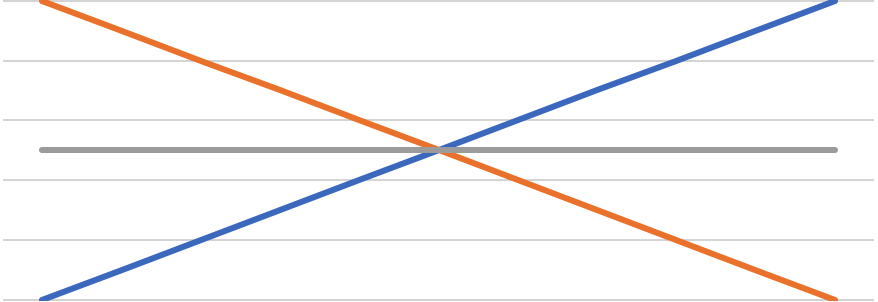
#> input picture image_processing/images/accuracy_test.png, 878 x 302 px
$ python -i preprocessing.py   (imports and definitions only)
#> lines starting #> are read from the running program, lines starting #| are printed output that depends on the picture
#> further down, picture is the input picture: shape (302, 878, 3); mean B, G, R 246.3, 246, 247.4
import cv2
import numpy as np
from scipy import ndimage

DEBUG = False


def thicken_image_lines(image):
    """
    Transform image into YUV Space and back. Reference: See page 120 of OpenCV: Computer Vision Projects with Python
    :param image:
    :return:
    """
    # dilate colour image

    image_with_thicker_lines = dilate_image(image)

    return image_with_thicker_lines


def dilate_image(image):
    dilated_channels = []

    for channel in cv2.split(image):
        dilated_channel = ndimage.grey_erosion(channel, size=(3, 3))
        dilated_channels.append(dilated_channel)
    dilated_channels = np.asarray(dilated_channels)
    dilated_image = cv2.merge((dilated_channels[0],
                               dilated_channels[1],
                               dilated_channels[2]))

    # return dilated_image
    return dilated_image


def preprocess_image(image):
    """ Preprocess image, returned in binary"""

    gray_image = grayscale_image(image)
    # any other preprocessing steps such as bluring would go here

    binary_image = binarize_image(gray_image)

    return binary_image


def grayscale_image(image):
    """
    Gray scale image helper
    """
    gray_image = cv2.cvtColor(image, cv2.COLOR_BGR2GRAY)
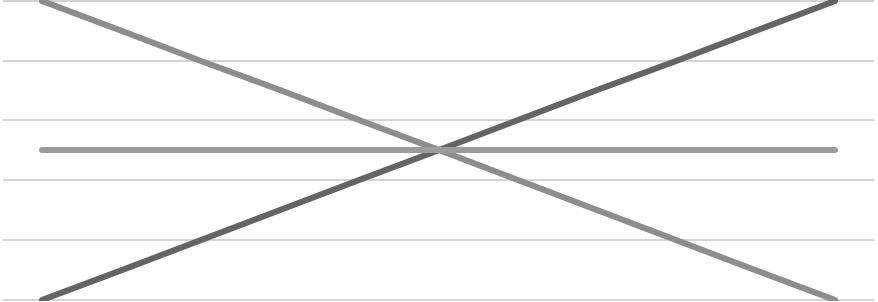
#> gray_image: shape (302, 878); min 100, max 255, mean 246.4
    gray_image = cv2.bitwise_not(gray_image)
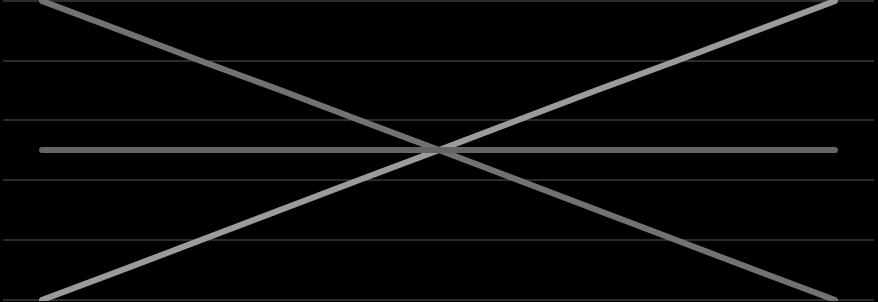
#> gray_image: shape (302, 878); min 0, max 155, mean 8.6

    if DEBUG:
        cv2.imwrite("tmp/tmp_grayscale.png", gray_image)

    return gray_image


def binarize_image(gray_image, threshold=255):
    """
    Binarize an image in preparation for Connected component analysis.

    :param gray_image: a gray image
    :param threshold: threshold value used to classify pixel values. lower
                      thresh leads to emptier image
    :return: binary image
    """
#> called with threshold = 255
    if type(gray_image) is str:
        gray_image = cv2.imread(gray_image)
        gray_image = cv2.cvtColor(gray_image, cv2.COLOR_BGR2GRAY)

    binary_image = cv2.threshold(gray_image, threshold, 255, cv2.THRESH_BINARY)[1]
#> binary_image: shape (302, 878); every value is 0

    if DEBUG:
        cv2.imwrite("tmp/tmp_binarize.png", gray_image)

    return binary_image


def remove_mask_border(mask):
    # remove the border of a mask as it will mess up the rest of pipeline

    # check mask is correct shape (2D)
    assert(len(mask.shape) == 2)

    cropped_mask = mask[1:len(mask)-1,1:len(mask[0]-1)]
    return cropped_mask


def blur_image(image):
    blur_factor = 9
    kernel_large = np.ones((blur_factor, blur_factor), np.float32) / blur_factor ** 2
    return cv2.filter2D(image, -1, kernel_large)


def crop_to_plot_area(image):
    # TODO: take plot area from REV JSON and remove anything else
    pass

>>> import cv2
>>> picture = cv2.imread('../images/accuracy_test.png')
>>> result = preprocess_image(picture)

$ run again, on image_processing/images/black_and_white_grid_lines.png
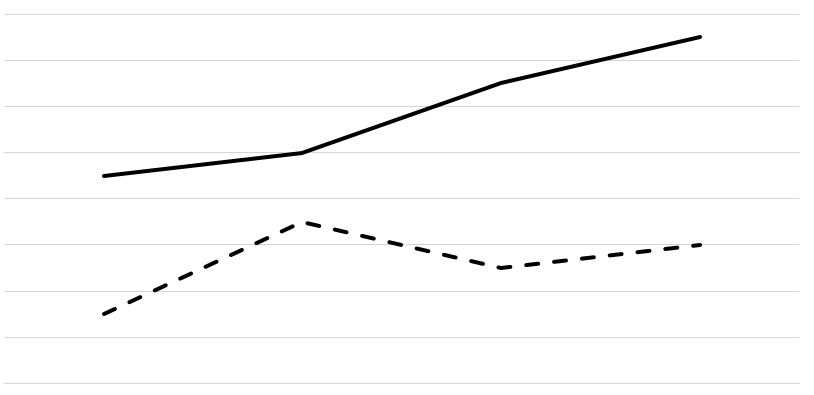
#> input picture image_processing/images/black_and_white_grid_lines.png, 814 x 395 px
#> picture is the input picture: shape (395, 814, 3); min 0, max 255, mean 251
#> in grayscale_image, `gray_image = cv2.bitwise_not(gray_image)`:
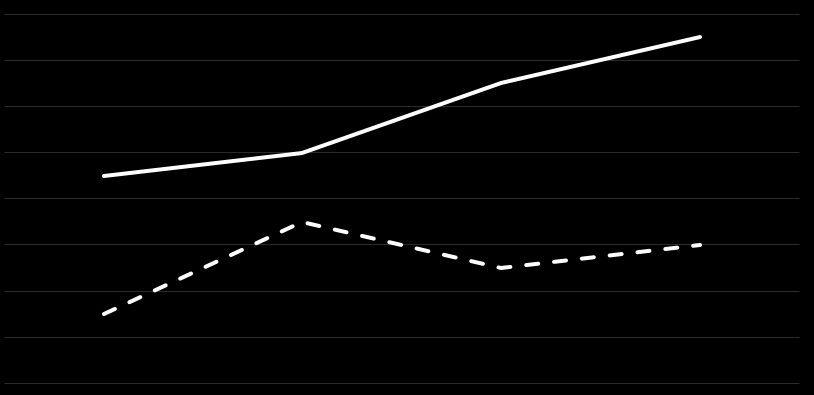
#> gray_image: shape (395, 814); min 0, max 255, mean 4
#> binary_image: shape (395, 814); every value is 0

$ run again, on image_processing/images/black_one.png
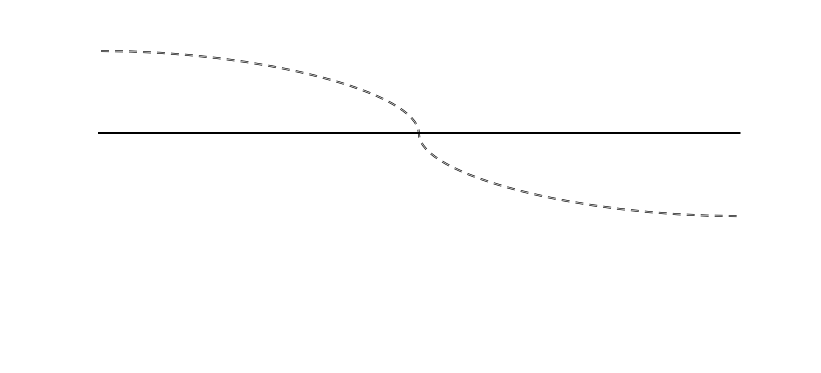
#> input picture image_processing/images/black_one.png, 821 x 373 px
#> picture is the input picture: shape (373, 821, 3); min 0, max 255, mean 253.5
#> in grayscale_image, `gray_image = cv2.bitwise_not(gray_image)`:
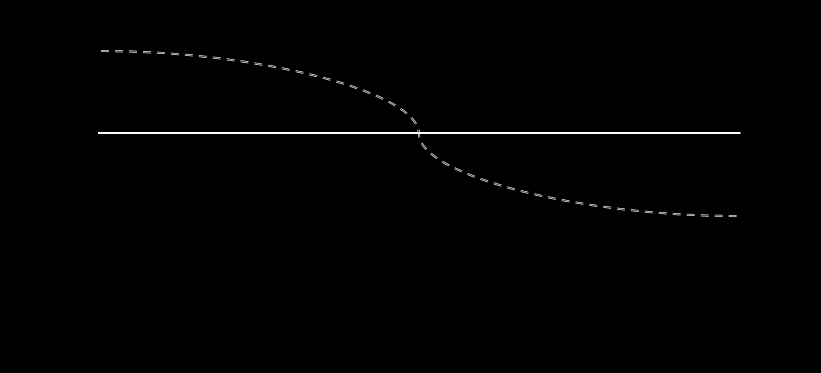
#> gray_image: shape (373, 821); min 0, max 255, mean 1.5
#> binary_image: shape (373, 821); every value is 0

$ run again, on image_processing/images/black_two.png
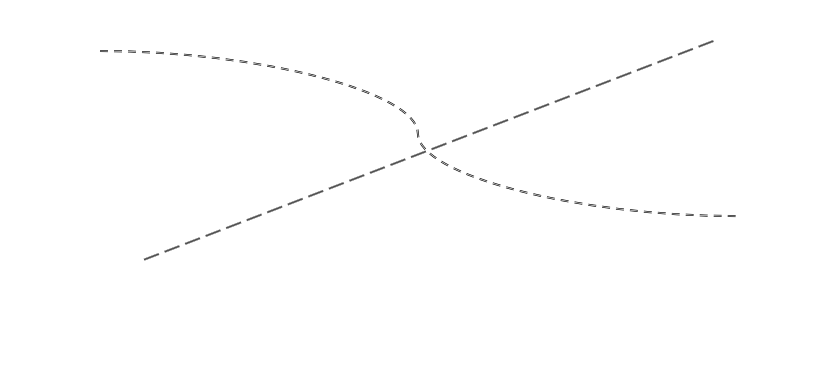
#> input picture image_processing/images/black_two.png, 821 x 373 px
#> picture is the input picture: shape (373, 821, 3); min 71, max 255, mean 254.1
#> in grayscale_image, `gray_image = cv2.bitwise_not(gray_image)`:
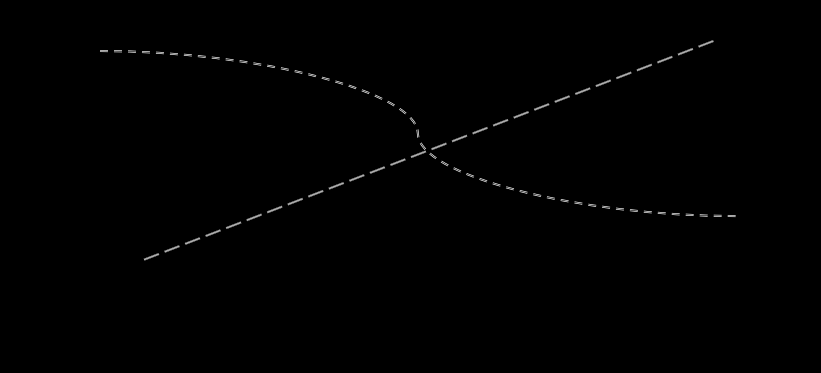
#> gray_image: shape (373, 821); min 0, max 184, mean 0.9
#> binary_image: shape (373, 821); every value is 0
